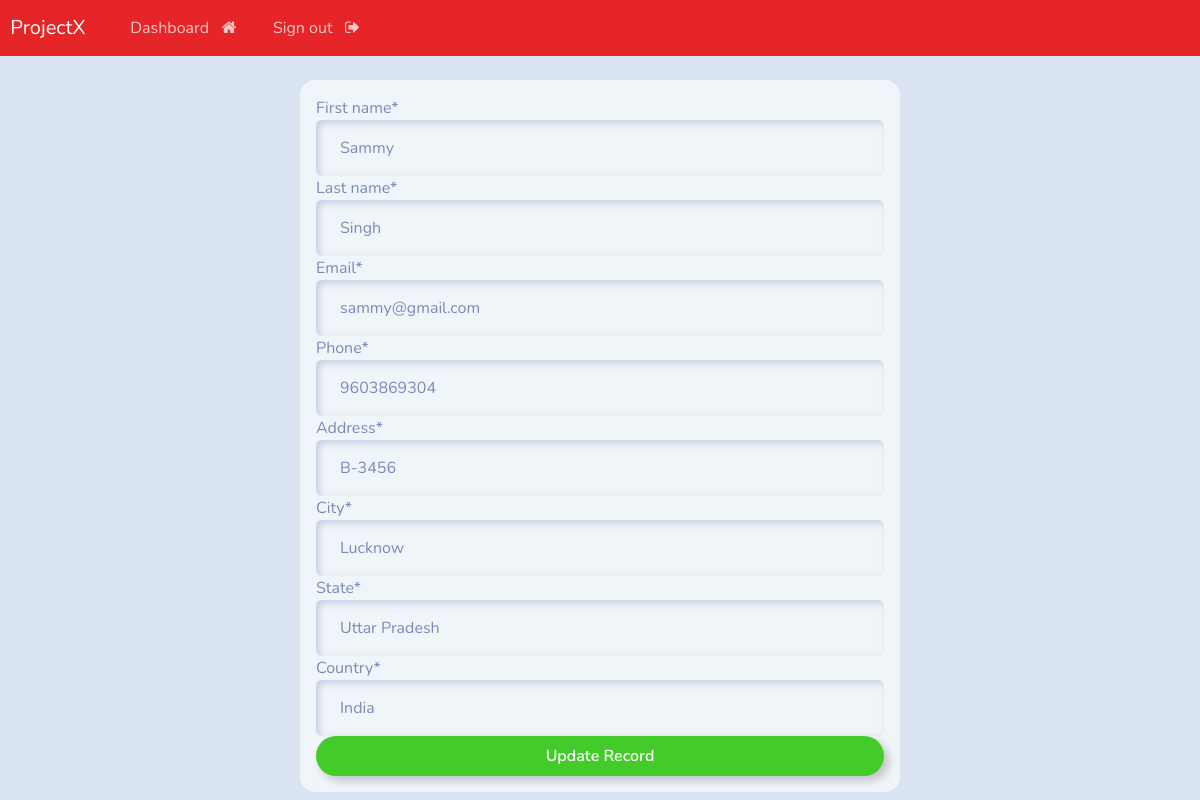
Screenshot of /update-record/4 (signed in) with the database file from the repository.
### webapp/models.py (models this page shows, shortened)
class Record(models.Model):
    creation_date = models.DateTimeField(auto_now_add = True)
    first_name = models.CharField(max_length=100)
    last_name = models.CharField(max_length=100)
    email = models.CharField(max_length=100)
    phone = models.CharField(max_length=100)
    address = models.CharField(max_length=100)
    city = models.CharField(max_length=100)
    state = models.CharField(max_length=100)
    country = models.CharField(max_length=100)

### webapp/views.py (the view)
# urls.py: path('update-record/<int:pk>', views.update_record, name="update-record"),
@login_required(login_url='login')
def update_record(request, pk):
    record = Record.objects.get(id=pk)
    update_record_form = UpdateRecordForm(instance=record)
    if request.method=="POST":
        update_record_form = UpdateRecordForm(request.POST, instance=record)
        if update_record_form.is_valid():
            update_record_form.save()
            return redirect("dashboard")
    context = {'update_record_form':update_record_form}
    return render (request, 'webapp/crud/update-record.html', context=context)

### webapp/forms.py
class UpdateRecordForm(forms.ModelForm):
    class Meta:
        model=Record
        fields = ['first_name', 'last_name', 'email', 'phone', 'address', 'city', 'state', 'country']

### webapp/templates/webapp/crud/update-record.html (shortened to what this page needs)
{% extends 'webapp/base.html' %}
{% load crispy_forms_tags %}
{% block content %}
<div class="container bg-light shadow-medium p-3 form-layout">
    <form action="" method="POST" autocomplete="off">
        {{update_record_form|crispy}}
        <button type="submit" class="btn btn-outline-success w-100 btn-block p-2">
            Update Record
        </button>
    </form>
</div>
{%endblock%}

### static/css/styles.css (style rules this page uses)
.form-layout { border-radius: 15px; width: 50vw; }

### rows the page displays
Record: first_name "Sammy", last_name "Singh", email "sammy@gmail.com", phone "9603869304", address "B-3456", city "Lucknow", state "Uttar Pradesh", country "India"
